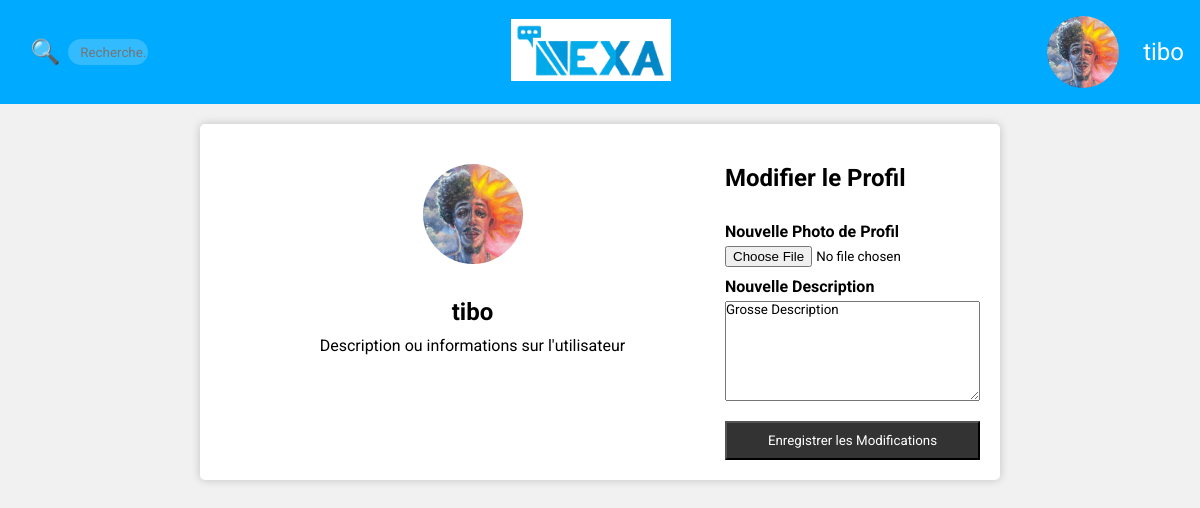
Screenshot of /views/modifier_profil.php (signed in) with the database file from the repository.
### tables this page shows
CREATE TABLE "users" (
	"id"	INTEGER NOT NULL,
	"username"	TEXT,
	"email"	TEXT,
	"mdp"	TEXT,
	"codeMDPOublie"	TEXT,
	"pp"	TEXT,
	"is_moderator"	BOOLEAN DEFAULT 0,
	"last_connexion"	DATE,
	"first_connexion"	DATE,
	"codeInscription"	VARCHAR(10), description VARCHAR2(1000),
	PRIMARY KEY("id")
);

### models/UserModel.php (called while the page is built, shortened)
<?php
class UserModel
{
    public function connectDB()
    {
        $path = __DIR__ . "/../db/db_nexa.sqlite";
        try {
            $db = new PDO('sqlite:' . $path);
            $db->setAttribute(PDO::ATTR_ERRMODE, PDO::ERRMODE_EXCEPTION);
            return $db;
        } catch (PDOException $e) {
            die('Erreur de connexion à la base de données : ' . $e->getMessage());
        }
    }
    public function getUserData($username)
    {
        $query = "SELECT * FROM users WHERE username = :username";
        $stmt = $this->connectDB()->prepare($query);
        $stmt->bindParam(':username', $username, PDO::PARAM_STR);
        $stmt->execute();
        $user_data = $stmt->fetch(PDO::FETCH_ASSOC);
        return $user_data;
    }
}

### ctrl/UserController.php (called while the page is built, shortened)
<?php
require_once $_SERVER['DOCUMENT_ROOT'] . '/models/UserModel.php';
class UserController
{
    public function getUser($email)
    {
        $userModel = new UserModel();
        $user = $userModel->getUserData($email);
        return $user;
    }
}

### views/modifier_profil.php (the view, shortened to what this page needs)
<?php
require_once('../ctrl/UserController.php');
$userCtrl = new UserController();
$user_data = $userCtrl->getUser($user);
require_once('../ctrl/PostController.php');
$userCtrl->getUser($user);
?>
<!DOCTYPE html>
<html lang="fr">
<head>
    <link rel="stylesheet" href="../css/style_dash.css">
    <link rel="stylesheet" href="../css/profil.css">
    <link href="../css/modifier_profil.css" rel="stylesheet" type="text/css">
</head>
<body>
    <header class="header">
        <div class="left-header">
            <button id="searchBtn" class="search-btn">🔍</button>
            <input type="text" id="searchInput" class="search-input" placeholder="Recherche...">
        </div>
        <a href="dashboard.php"><img src="../Images/Logos/Logo_Nexa.png" alt="Logo Nexa" class="logo-img"></a>
        <div class="user-icon">
            <a href="profil.php" class="username-link"><img src="../<?php echo $user_data['pp']; ?>" alt="Profil"
                    class="post-pp post-pp-hover"></a>
            <?php echo $user; ?>
        </div>
    </header>
    <main>
        <section class="profile">
            <div class="profile-info">
                <img src="../<?php echo $user_data['pp']; ?>" alt="Photo de profil" class="pp pp-hover">
                <h1>
                    <?php echo $user; ?>
                </h1>
                <p>Description ou informations sur l'utilisateur</p>
            </div>
            <div class="profile-edit">
                <h2>Modifier le Profil</h2>
                <form action="../User/ChangeUserInfo" method="post" enctype="multipart/form-data">
                    <label for="newPP">Nouvelle Photo de Profil</label>
                    <input type="file" id="newPP" name="newPP">
                    <label for="newDesc">Nouvelle Description</label>
                    <textarea id="newDesc" name="newDesc"><?php echo $user_data['description']; ?></textarea>
                    <input type="submit" value="Enregistrer les Modifications">
                </form>
            </div>
        </section>
    </main>
</body>
</html>

### css/style_dash.css (style rules this page uses)
* { font-family: 'Roboto', sans-serif; margin: 0; padding: 0; box-sizing: border-box; }
body { margin: 0; padding: 0; }
.header { background-color: #00aaff; color: white; padding: 1em; display: flex; justify-content: space-between; align-items: center; width: 100%; }
.left-header { display: flex; align-items: center; }
.logo-img { width: 10em; background-color: white; padding: 0.3em; text-align: center; }
.search-btn, .search-input { margin-left: 0.6em; }
.search-btn { background: none; border: none; color: white; font-size: 1.5em; cursor: pointer; }
.search-input { width: 6em; height: 2em; border: none; border-radius: 1em; padding-left: 0.9em; background: rgba(255, 255, 255, 0.2); color: white; transition: width 0.4s ease, background 0.4s ease; outline: none; }
.user-icon { font-size: 1.5em; display: flex; align-items: center; }
.username-link { display: flex; align-items: center; color: white; text-decoration: none; margin-left: 0.6em; }
.post-pp { width: 3em; height: 3em; border-radius: 50%; margin-right: 1em; }

### css/profil.css (style rules this page uses)
body { font-family: 'Roboto', sans-serif; margin: 0; padding: 0; }
header { background-color: #3498db; color: #fff; padding: 10px; text-align: center; }
main { max-width: 800px; margin: 0 auto; padding: 20px; }
.profile { display: flex; justify-content: space-between; }
.profile-info { flex: 1; text-align: center; }
.pp { max-height: 20vh; }
.profile-info img { max-width: 300px; border-radius: 50%; }
.profile-info h1 { font-size: 24px; margin: 10px 0; }
.profile-info p { font-size: 16px; margin: 10px 0; }

### css/modifier_profil.css (style rules this page uses)
body { font-family: Arial, sans-serif; background-color: #f1f1f1; margin: 0; padding: 0; }
header { background-color: #333; color: white; text-align: center; padding: 10px; }
main { max-width: 800px; margin: 0 auto; padding: 20px; background-color: #fff; box-shadow: 0 0 10px rgba(0, 0, 0, 0.2); border-radius: 5px; margin-top: 20px; }
.profile-info { text-align: center; }
.pp { width: 100px; height: 100px; border-radius: 50%; margin: 20px 0; }
.profile-edit { margin-top: 20px; }
h2 { font-size: 24px; margin-bottom: 20px; }
form { display: flex; flex-direction: column; }
label { font-weight: bold; margin-top: 10px; }
input[type="file"] { margin-top: 5px; }
textarea { height: 100px; margin-top: 5px; }
input[type="submit"] { background-color: #333; color: white; padding: 10px; margin-top: 20px; cursor: pointer; }

### rows the page displays
users: pp (picture), newDesc "Grosse Description"

### other values shown
$user "tibo"
